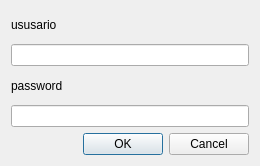
<?xml version="1.0" encoding="UTF-8"?>
<ui version="4.0">
 <class>ventana_agregarAdministrador</class>
 <widget class="QDialog" name="ventana_agregarAdministrador">
  <property name="geometry">
   <rect>
    <x>0</x>
    <y>0</y>
    <width>260</width>
    <height>166</height>
   </rect>
  </property>
  <property name="windowTitle">
   <string>Dialog</string>
  </property>
  <layout class="QVBoxLayout" name="verticalLayout_3">
   <item>
    <layout class="QVBoxLayout" name="verticalLayout_2">
     <item>
      <layout class="QVBoxLayout" name="verticalLayout">
       <item>
        <widget class="QLabel" name="label">
         <property name="text">
          <string>ususario</string>
         </property>
        </widget>
       </item>
       <item>
        <widget class="QLineEdit" name="usuario"/>
       </item>
       <item>
        <widget class="QLabel" name="pass">
         <property name="text">
          <string>password</string>
         </property>
        </widget>
       </item>
       <item>
        <widget class="QLineEdit" name="password"/>
       </item>
      </layout>
     </item>
     <item>
      <widget class="QDialogButtonBox" name="buttonBox">
       <property name="orientation">
        <enum>Qt::Horizontal</enum>
       </property>
       <property name="standardButtons">
        <set>QDialogButtonBox::Cancel|QDialogButtonBox::Ok</set>
       </property>
      </widget>
     </item>
    </layout>
   </item>
  </layout>
 </widget>
 <resources/>
 <connections>
  <connection>
   <sender>buttonBox</sender>
   <signal>accepted()</signal>
   <receiver>ventana_agregarAdministrador</receiver>
   <slot>accept()</slot>
   <hints>
    <hint type="sourcelabel">
     <x>248</x>
     <y>254</y>
    </hint>
    <hint type="destinationlabel">
     <x>157</x>
     <y>274</y>
    </hint>
   </hints>
  </connection>
  <connection>
   <sender>buttonBox</sender>
   <signal>rejected()</signal>
   <receiver>ventana_agregarAdministrador</receiver>
   <slot>reject()</slot>
   <hints>
    <hint type="sourcelabel">
     <x>316</x>
     <y>260</y>
    </hint>
    <hint type="destinationlabel">
     <x>286</x>
     <y>274</y>
    </hint>
   </hints>
  </connection>
 </connections>
</ui>
